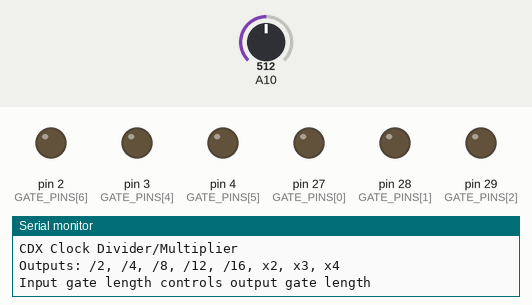
This sketch was run on a simulated Arduino Mega 2560, built with avr-gcc and run on an emulated ATmega2560. Shown: output pins drawn as LEDs (lit = HIGH), the last lines printed to the serial monitor. Dashed ring = blinking. Inputs (shaded band) come from the test bench; at power-on: A10 = 512. Pins used as bus, display or sensor lines are not drawn.

Above: at 1.2 s.
1.3 s: A10 set to 1010
2.9 s: A10 set to 990
4.4 s: A10 set to 1016
At 4.5 s:
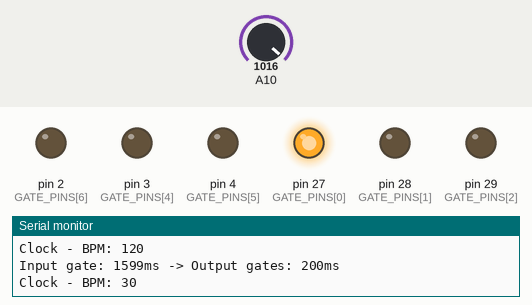
At 5.16 s:
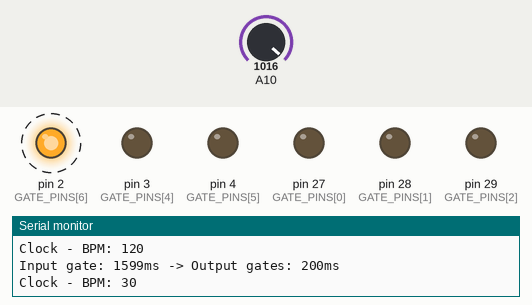
Timing chart, 0 to 7.4 s (numbered marks = the images above; inputs shaded):
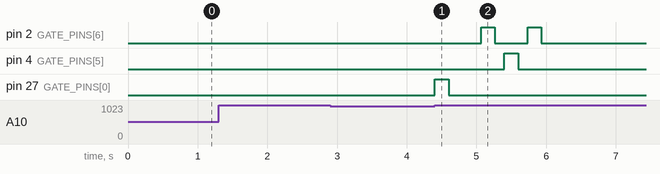

Measured:
- the behaviour switches between 1000 and 1001 on A10 (found by bisection; images 0 and 1)
- after the input at 4.4 s, pin 2 (GATE_PINS[6]): alternates HIGH for 0.20 s and LOW for 0.47 s, 4 changes in all, then stays LOW, starting after 0.67 s; pin 4 (GATE_PINS[5]): LOW → HIGH after 1.0 s, → LOW 0.20 s later; pin 27 (GATE_PINS[0]): LOW → HIGH at once, → LOW 0.20 s later

The sketch:

cdx_v1.0.ino
```cpp
/*
 * CDX - Clean Clock Divider/Multiplier for OAM Uncertainty
 *
 * Outputs: /2, /4, /8, /12, /16, x2, x3, x4
 * Input: Clock/trigger signals only
 *
 * Control: Gate length the length of the gates that are put out
 * - Short gates (5-50ms) = Punchy, staccato divisions
 * - Long gates (50-200ms) = Sustained, legato divisions
 */

// Pin definitions
#define CV_INPUT_PIN 26
const int GATE_PINS[8] = {27, 28, 29, 0, 3, 4, 2, 1};

// Configuration
const int TRIGGER_THRESHOLD = 1000;   // Threshold for clock detection
const int MIN_GATE_LENGTH = 5;        // Minimum output gate length
const int MAX_GATE_LENGTH = 200;      // Maximum output gate length
const int DEBOUNCE_TIME = 5;          // Debounce time in milliseconds

// Division counters
unsigned long division_counters[5] = {0, 0, 0, 0, 0}; // For /2, /4, /8, /12, /16

// Gate timing
unsigned long gate_timers[8] = {0, 0, 0, 0, 0, 0, 0, 0}; // When each gate should turn off

// Clock detection and gate length measurement
bool last_clock_state = false;
bool trigger_active = false;
unsigned long trigger_start_time = 0;
unsigned long input_gate_length = MIN_GATE_LENGTH;
unsigned long last_clock_time = 0;
unsigned long clock_interval = 500; // Default interval (120 BPM)
unsigned long last_debounce_time = 0;

// Multiplication timing
unsigned long x2_timer = 0;
unsigned long x3_timers[2] = {0, 0}; // For x3 multiplication
unsigned long x4_timers[3] = {0, 0, 0}; // For x4 multiplication

void setup() {
  Serial.begin(115200);

  // Set up pins
  pinMode(CV_INPUT_PIN, INPUT);
  for (int i = 0; i < 8; i++) {
    pinMode(GATE_PINS[i], OUTPUT);
    digitalWrite(GATE_PINS[i], LOW);
  }

  Serial.println("CDX Clock Divider/Multiplier");
  Serial.println("Outputs: /2, /4, /8, /12, /16, x2, x3, x4");
  Serial.println("Input gate length controls output gate length");
}

void loop() {
  unsigned long current_time = millis();
  int cv_value = analogRead(CV_INPUT_PIN);
  bool gate_high = cv_value > TRIGGER_THRESHOLD;

  // Measure input gate length
  measureGateLength(gate_high, current_time);

  // Detect clock edges
  if (detectClockEdge(gate_high, current_time)) {
    processDivisions();
    setupMultiplications(current_time);
  }

  // Handle multiplication timing
  handleMultiplications(current_time);

  // Update gate timing (turn off gates when time expires)
  updateGateTiming(current_time);

  delayMicroseconds(100);
}

void measureGateLength(bool gate_high, unsigned long current_time) {
  if (gate_high && !trigger_active) {
    // Gate just went high - start measuring
    trigger_active = true;
    trigger_start_time = current_time;
  } else if (!gate_high && trigger_active) {
    // Gate just went low - calculate length
    trigger_active = false;
    unsigned long measured_length = current_time - trigger_start_time;

    // Map measured length to output gate length
    input_gate_length = constrain(measured_length, MIN_GATE_LENGTH, MAX_GATE_LENGTH);

    Serial.print("Input gate: ");
    Serial.print(measured_length);
    Serial.print("ms -> Output gates: ");
    Serial.print(input_gate_length);
    Serial.println("ms");
  }
}

bool detectClockEdge(bool gate_high, unsigned long current_time) {

  // Detect rising edge with debouncing
  if (gate_high && !last_clock_state &&
      (current_time - last_debounce_time) > DEBOUNCE_TIME) {

    // Calculate clock interval
    if (last_clock_time > 0) {
      clock_interval = current_time - last_clock_time;
      // Keep interval in reasonable range
      clock_interval = constrain(clock_interval, 30, 2000);
    }

    last_clock_time = current_time;
    last_clock_state = true;
    last_debounce_time = current_time;

    // Debug output
    int bpm = (clock_interval > 0) ? (60000 / clock_interval) : 0;
    Serial.print("Clock - BPM: ");
    Serial.println(bpm);

    return true;
  } else if (!gate_high) {
    last_clock_state = false;
  }

  return false;
}

void processDivisions() {
  // Gate 0: /2 (every 2nd clock)
  division_counters[0] = (division_counters[0] + 1) % 2;
  if (division_counters[0] == 0) {
    triggerGate(0);
  }

  // Gate 1: /4 (every 4th clock)
  division_counters[1] = (division_counters[1] + 1) % 4;
  if (division_counters[1] == 0) {
    triggerGate(1);
  }

  // Gate 2: /8 (every 8th clock)
  division_counters[2] = (division_counters[2] + 1) % 8;
  if (division_counters[2] == 0) {
    triggerGate(2);
  }

  // Gate 3: /12 (every 12th clock)
  division_counters[3] = (division_counters[3] + 1) % 12;
  if (division_counters[3] == 0) {
    triggerGate(3);
  }

  // Gate 4: /16 (every 16th clock)
  division_counters[4] = (division_counters[4] + 1) % 16;
  if (division_counters[4] == 0) {
    triggerGate(4);
  }
}

void setupMultiplications(unsigned long current_time) {
  // x2 multiplication (Gate 5)
  if (clock_interval > 100) { // Only if clock isn't too fast
    x2_timer = current_time + (clock_interval / 2);
  }

  // x3 multiplication (Gate 6)
  if (clock_interval > 150) {
    x3_timers[0] = current_time + (clock_interval / 3);     // 1/3
    x3_timers[1] = current_time + (2 * clock_interval / 3); // 2/3
  }

  // x4 multiplication (Gate 7)
  if (clock_interval > 200) {
    x4_timers[0] = current_time + (clock_interval / 4);     // 1/4
    x4_timers[1] = current_time + (clock_interval / 2);     // 1/2
    x4_timers[2] = current_time + (3 * clock_interval / 4); // 3/4
  }
}

void handleMultiplications(unsigned long current_time) {
  // x2 multiplication (Gate 5)
  if (x2_timer > 0 && current_time >= x2_timer) {
    triggerGate(5);
    x2_timer = 0;
  }

  // x3 multiplication (Gate 6)
  for (int i = 0; i < 2; i++) {
    if (x3_timers[i] > 0 && current_time >= x3_timers[i]) {
      triggerGate(6);
      x3_timers[i] = 0;
    }
  }

  // x4 multiplication (Gate 7)
  for (int i = 0; i < 3; i++) {
    if (x4_timers[i] > 0 && current_time >= x4_timers[i]) {
      triggerGate(7);
      x4_timers[i] = 0;
    }
  }
}

void triggerGate(int gate_index) {
  if (gate_index < 8) {
    digitalWrite(GATE_PINS[gate_index], HIGH);
    gate_timers[gate_index] = millis() + input_gate_length; // Use measured input gate length
  }
}

void updateGateTiming(unsigned long current_time) {
  for (int i = 0; i < 8; i++) {
    if (gate_timers[i] > 0 && current_time >= gate_timers[i]) {
      digitalWrite(GATE_PINS[i], LOW);
      gate_timers[i] = 0;
    }
  }
}
```
